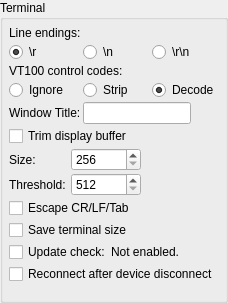
             <widget class="QGroupBox" name="groupBox_2">
              <property name="sizePolicy">
               <sizepolicy hsizetype="Minimum" vsizetype="Expanding">
                <horstretch>0</horstretch>
                <verstretch>0</verstretch>
               </sizepolicy>
              </property>
              <property name="minimumSize">
               <size>
                <width>170</width>
                <height>160</height>
               </size>
              </property>
              <property name="maximumSize">
               <size>
                <width>250</width>
                <height>16777215</height>
               </size>
              </property>
              <property name="title">
               <string>Terminal</string>
              </property>
              <property name="alignment">
               <set>Qt::AlignmentFlag::AlignLeading|Qt::AlignmentFlag::AlignLeft|Qt::AlignmentFlag::AlignTop</set>
              </property>
              <layout class="QVBoxLayout" name="verticalLayout_2">
               <property name="spacing">
                <number>2</number>
               </property>
               <property name="leftMargin">
                <number>6</number>
               </property>
               <property name="topMargin">
                <number>6</number>
               </property>
               <property name="rightMargin">
                <number>6</number>
               </property>
               <property name="bottomMargin">
                <number>6</number>
               </property>
               <item>
                <layout class="QGridLayout" name="gridLayout_3">
                 <property name="bottomMargin">
                  <number>0</number>
                 </property>
                 <property name="spacing">
                  <number>2</number>
                 </property>
                 <item row="3" column="1">
                  <widget class="QRadioButton" name="radio_vt100_strip">
                   <property name="text">
                    <string>Strip</string>
                   </property>
                   <attribute name="buttonGroup">
                    <string notr="true">buttonGroup_2</string>
                   </attribute>
                  </widget>
                 </item>
                 <item row="3" column="0">
                  <widget class="QRadioButton" name="radio_vt100_ignore">
                   <property name="text">
                    <string>Ignore</string>
                   </property>
                   <property name="checked">
                    <bool>false</bool>
                   </property>
                   <attribute name="buttonGroup">
                    <string notr="true">buttonGroup_2</string>
                   </attribute>
                  </widget>
                 </item>
                 <item row="0" column="0" colspan="3">
                  <widget class="QLabel" name="label_46">
                   <property name="text">
                    <string>Line endings:</string>
                   </property>
                  </widget>
                 </item>
                 <item row="1" column="2">
                  <widget class="QRadioButton" name="radio_LCRLF">
                   <property name="text">
                    <string>\r\n</string>
                   </property>
                   <attribute name="buttonGroup">
                    <string notr="true">buttonGroup</string>
                   </attribute>
                  </widget>
                 </item>
                 <item row="4" column="1" colspan="2">
                  <widget class="QLineEdit" name="edit_Title">
                   <property name="sizePolicy">
                    <sizepolicy hsizetype="Maximum" vsizetype="Fixed">
                     <horstretch>0</horstretch>
                     <verstretch>0</verstretch>
                    </sizepolicy>
                   </property>
                   <property name="minimumSize">
                    <size>
                     <width>20</width>
                     <height>0</height>
                    </size>
                   </property>
                   <property name="maximumSize">
                    <size>
                     <width>16777215</width>
                     <height>16777215</height>
                    </size>
                   </property>
                   <property name="inputMethodHints">
                    <set>Qt::InputMethodHint::ImhDigitsOnly</set>
                   </property>
                   <property name="text">
                    <string/>
                   </property>
                   <property name="maxLength">
                    <number>32</number>
                   </property>
                  </widget>
                 </item>
                 <item row="5" column="0" colspan="3">
                  <widget class="QCheckBox" name="check_trim">
                   <property name="toolTip">
                    <string>Will limit the size of data shown in the terminal by trimming the oldest data</string>
                   </property>
                   <property name="text">
                    <string>Trim display buffer</string>
                   </property>
                  </widget>
                 </item>
                 <item row="2" column="0" colspan="3">
                  <widget class="QLabel" name="label_48">
                   <property name="text">
                    <string>VT100 control codes:</string>
                   </property>
                  </widget>
                 </item>
                 <item row="3" column="2">
                  <widget class="QRadioButton" name="radio_vt100_decode">
                   <property name="text">
                    <string>Decode</string>
                   </property>
                   <property name="checked">
                    <bool>true</bool>
                   </property>
                   <attribute name="buttonGroup">
                    <string notr="true">buttonGroup_2</string>
                   </attribute>
                  </widget>
                 </item>
                 <item row="1" column="1">
                  <widget class="QRadioButton" name="radio_LLF">
                   <property name="text">
                    <string>\n</string>
                   </property>
                   <property name="checked">
                    <bool>false</bool>
                   </property>
                   <attribute name="buttonGroup">
                    <string notr="true">buttonGroup</string>
                   </attribute>
                  </widget>
                 </item>
                 <item row="1" column="0">
                  <widget class="QRadioButton" name="radio_LCR">
                   <property name="text">
                    <string>\r</string>
                   </property>
                   <property name="checked">
                    <bool>true</bool>
                   </property>
                   <attribute name="buttonGroup">
                    <string notr="true">buttonGroup</string>
                   </attribute>
                  </widget>
                 </item>
                 <item row="4" column="0">
                  <widget class="QLabel" name="label_45">
                   <property name="text">
                    <string>Window Title:</string>
                   </property>
                  </widget>
                 </item>
                 <item row="6" column="0" colspan="3">
                  <layout class="QGridLayout" name="gridLayout_12">
                   <property name="topMargin">
                    <number>0</number>
                   </property>
                   <property name="spacing">
                    <number>2</number>
                   </property>
                   <item row="1" column="0">
                    <widget class="QLabel" name="label_49">
                     <property name="text">
                      <string>Threshold: </string>
                     </property>
                     <property name="alignment">
                      <set>Qt::AlignmentFlag::AlignLeading|Qt::AlignmentFlag::AlignLeft|Qt::AlignmentFlag::AlignVCenter</set>
                     </property>
                    </widget>
                   </item>
                   <item row="0" column="1">
                    <widget class="QSpinBox" name="spin_trim_size">
                     <property name="minimumSize">
                      <size>
                       <width>70</width>
                       <height>0</height>
                      </size>
                     </property>
                     <property name="toolTip">
                      <string>The size (in bytes) to trim the display buffer to</string>
                     </property>
                     <property name="minimum">
                      <number>256</number>
                     </property>
                     <property name="maximum">
                      <number>16384</number>
                     </property>
                    </widget>
                   </item>
                   <item row="0" column="0">
                    <widget class="QLabel" name="label_50">
                     <property name="text">
                      <string>Size:</string>
                     </property>
                     <property name="alignment">
                      <set>Qt::AlignmentFlag::AlignLeading|Qt::AlignmentFlag::AlignLeft|Qt::AlignmentFlag::AlignVCenter</set>
                     </property>
                    </widget>
                   </item>
                   <item row="1" column="1">
                    <widget class="QSpinBox" name="spin_trim_threshold">
                     <property name="toolTip">
                      <string>The amount of data needed in the display buffer (in bytes) before trimming it</string>
                     </property>
                     <property name="minimum">
                      <number>512</number>
                     </property>
                     <property name="maximum">
                      <number>16384</number>
                     </property>
                    </widget>
                   </item>
                   <item row="0" column="2">
                    <spacer name="horizontalSpacer">
                     <property name="orientation">
                      <enum>Qt::Orientation::Horizontal</enum>
                     </property>
                     <property name="sizeHint" stdset="0">
                      <size>
                       <width>40</width>
                       <height>20</height>
                      </size>
                     </property>
                    </spacer>
                   </item>
                  </layout>
                 </item>
                </layout>
               </item>
               <item>
                <widget class="QCheckBox" name="check_ShowCLRF">
                 <property name="toolTip">
                  <string>Enable this to escape various characters (CR will show as \r, LF will show as \n and Tab will show as \t).</string>
                 </property>
                 <property name="text">
                  <string>Escape CR/LF/Tab</string>
                 </property>
                </widget>
               </item>
               <item>
                <widget class="QCheckBox" name="check_EnableTerminalSizeSaving">
                 <property name="enabled">
                  <bool>true</bool>
                 </property>
                 <property name="toolTip">
                  <string>&lt;html&gt;&lt;head/&gt;&lt;body&gt;&lt;p&gt;Enable this to save and restore terminal window size on opening/closing.&lt;/p&gt;&lt;/body&gt;&lt;/html&gt;</string>
                 </property>
                 <property name="text">
                  <string>Save terminal size</string>
                 </property>
                 <property name="checked">
                  <bool>false</bool>
                 </property>
                </widget>
               </item>
               <item>
                <layout class="QHBoxLayout" name="horizontalLayout_4">
                 <property name="spacing">
                  <number>0</number>
                 </property>
                 <property name="topMargin">
                  <number>0</number>
                 </property>
                 <item>
                  <widget class="QCheckBox" name="check_enable_online_version_check">
                   <property name="enabled">
                    <bool>true</bool>
                   </property>
                   <property name="toolTip">
                    <string>&lt;html&gt;&lt;head/&gt;&lt;body&gt;&lt;p&gt;Enable this to save and restore terminal window size on opening/closing.&lt;/p&gt;&lt;/body&gt;&lt;/html&gt;</string>
                   </property>
                   <property name="text">
                    <string>Update check:</string>
                   </property>
                   <property name="checked">
                    <bool>false</bool>
                   </property>
                  </widget>
                 </item>
                 <item>
                  <widget class="QLabel" name="label_version_update">
                   <property name="sizePolicy">
                    <sizepolicy hsizetype="Expanding" vsizetype="Preferred">
                     <horstretch>0</horstretch>
                     <verstretch>0</verstretch>
                    </sizepolicy>
                   </property>
                   <property name="text">
                    <string>Not enabled.</string>
                   </property>
                   <property name="openExternalLinks">
                    <bool>true</bool>
                   </property>
                   <property name="textInteractionFlags">
                    <set>Qt::TextInteractionFlag::TextBrowserInteraction</set>
                   </property>
                  </widget>
                 </item>
                </layout>
               </item>
               <item>
                <widget class="QCheckBox" name="check_reconnect_after_disconnect">
                 <property name="enabled">
                  <bool>true</bool>
                 </property>
                 <property name="toolTip">
                  <string>&lt;html&gt;&lt;head/&gt;&lt;body&gt;&lt;p&gt;Enable this to automatically reconnect to a device if the connection is lost.&lt;/p&gt;&lt;/body&gt;&lt;/html&gt;</string>
                 </property>
                 <property name="text">
                  <string>Reconnect after device disconnect</string>
                 </property>
                 <property name="checked">
                  <bool>false</bool>
                 </property>
                </widget>
               </item>
               <item>
                <spacer name="verticalSpacer_4">
                 <property name="orientation">
                  <enum>Qt::Orientation::Vertical</enum>
                 </property>
                 <property name="sizeHint" stdset="0">
                  <size>
                   <width>20</width>
                   <height>10</height>
                  </size>
                 </property>
                </spacer>
               </item>
              </layout>
             </widget>
